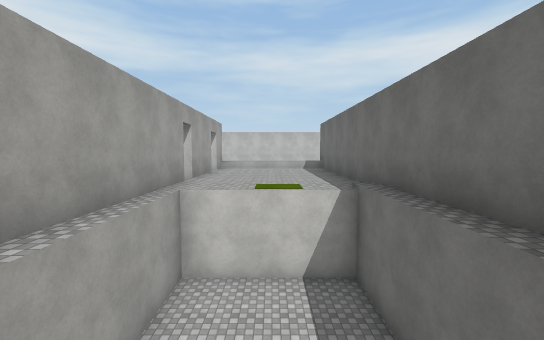
View 1 (above)

15 first-person views from a walk through a 3-D level made in the Unity game engine. The camera is 1.4 m above the floor, tilts 4° down and sees 90° across. The floor is counted in squares, 2 m on a side. Each view is taken from the middle of a square. On the plan, view 1 faces up. The plan holds only what a view shows up to about 9 squares ahead; the rest is blank. The place goes on beyond the plan. The player character is not drawn. Surface patterns are stand-ins for the level's own textures.

View 2
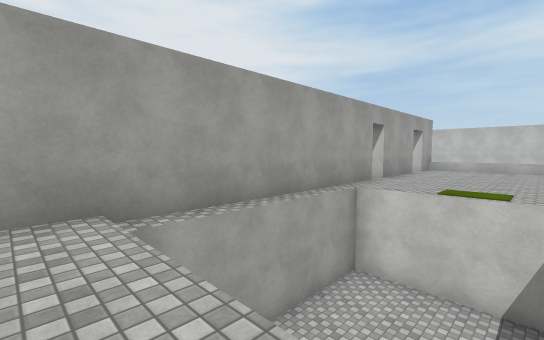

View 3
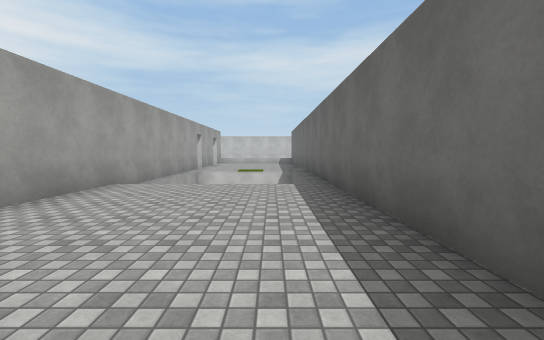

View 4
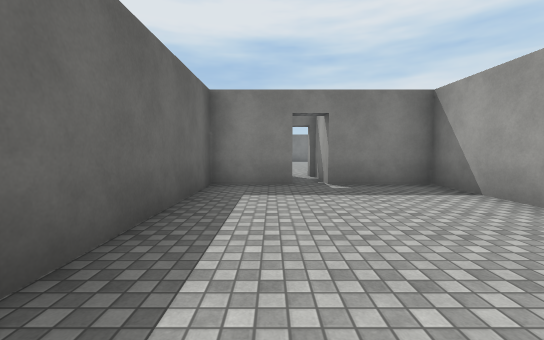

View 5
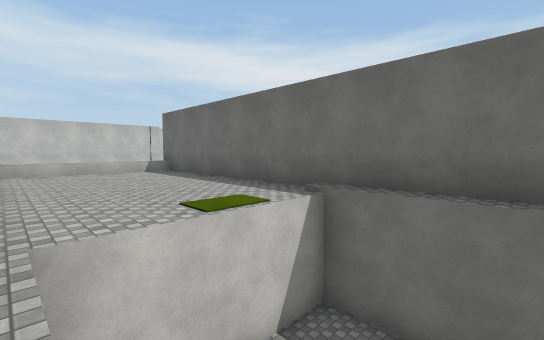

View 6
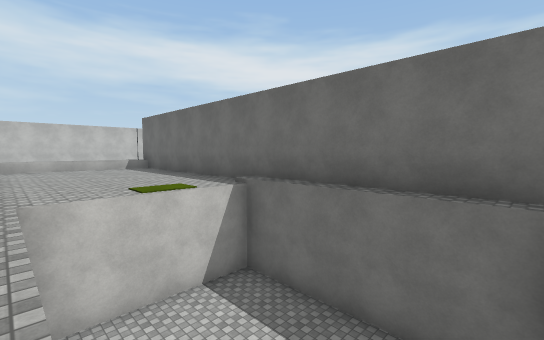

View 7
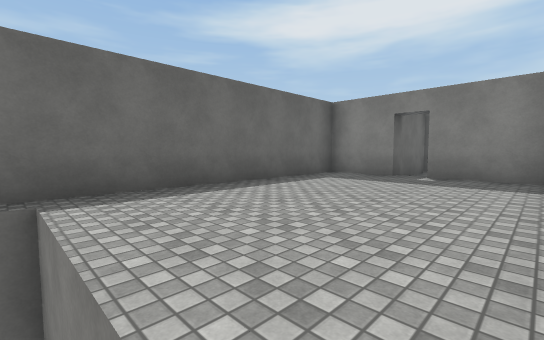

View 8
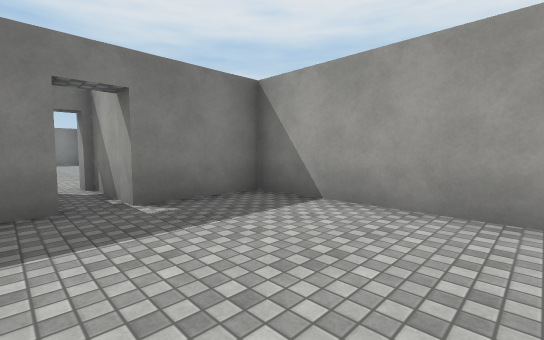

View 9
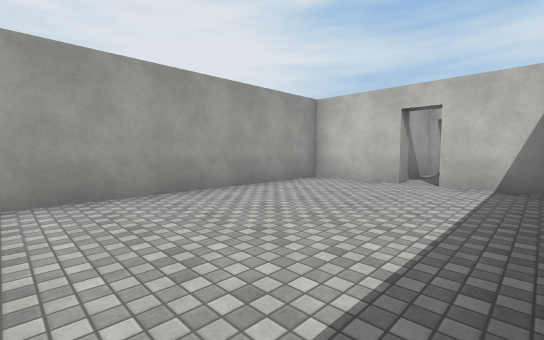

View 10
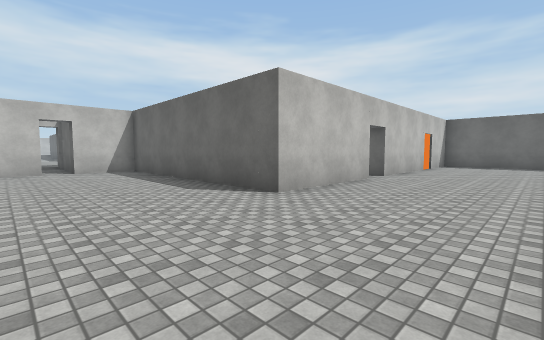

View 11
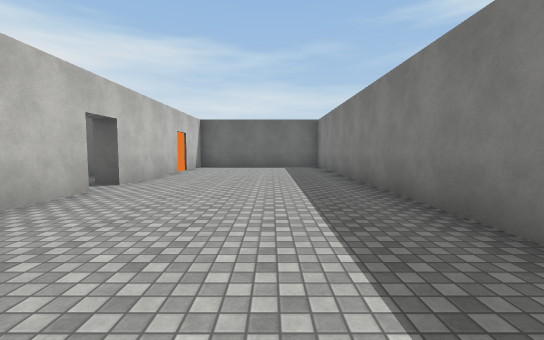

View 12
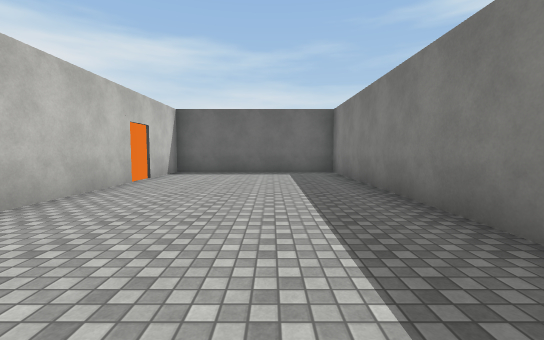

View 13
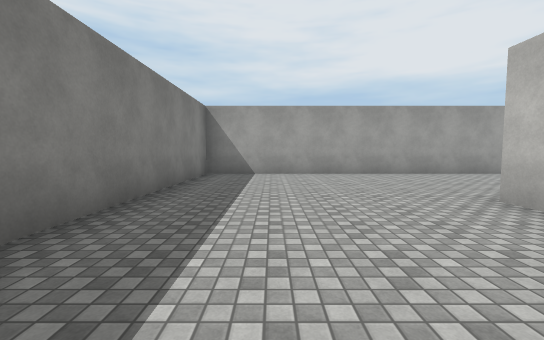

View 14
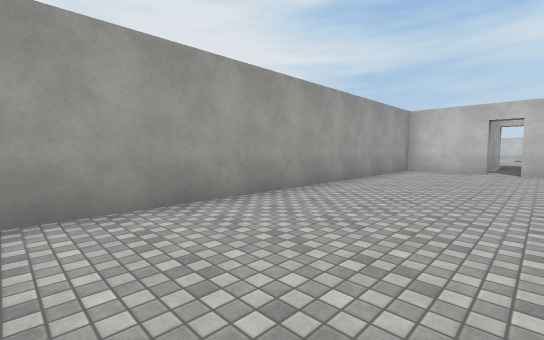

View 15
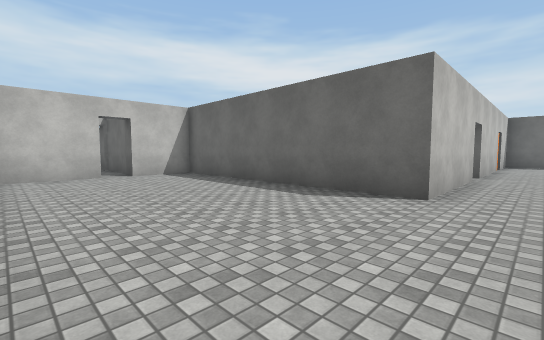

### Floor plan
Key: @ floor where view 1 was taken; # wall or solid block; x gap in a wall; . main floor; : floor 0.25 m higher than the main floor; / step, stairs or slope; ^ raised ledge; v drop or lower ground.
Columns run from 3 left of view 1 to 13 right of it. Each row starts with its distance up from view 1.
 13  ^^^^
 12  .....#
 11  .....#
 10  .....#
  9 #.....#
  8 x.....#
  7 x.....#
  6 #..../#
  5 #.vvv:#
  4 #.vvv:#
  3 #.v v:#
  2 #.   :#
  1 #.vvv##
  0 #::@:#
 -1 #::::#
 -2 #::::#
 -3 #::::##
 -4 #:::::#
 -5 #:::::#
 -6 ###/###
 -7   #.#
 -8   #.#
 -9 ###.###
-10 #.....#
-11 #.....#
-12 #.....#
-13 #.....#
-14 #.....#    .#
-15 #.....### #######
-16 #...............#
-17 #...............#
-18 #...............#
-19 #...............#
-20 #...............#
-21 #################

Where each view was taken, in squares from view 1:
view 1: 0 up, 0 right, facing up
view 2: 0 up, 1 right, facing up-left
view 3: 5 down, 1 right, facing up
view 4: 0 up, 1 right, facing down
view 5: 3 up, 2 left, facing up-right
view 6: 1 up, 2 left, facing up-right
view 7: 1 up, 2 left, facing down-right
view 8: 2 down, 1 right, facing down-left
view 9: 15 down, 2 right, facing up-left
view 10: 19 down, 1 left, facing up-right
view 11: 19 down, 1 right, facing right
view 12: 19 down, 4 right, facing right
view 13: 19 down, 6 right, facing left
view 14: 19 down, 1 right, facing up-left
view 15: 17 down, 2 left, facing up-right
